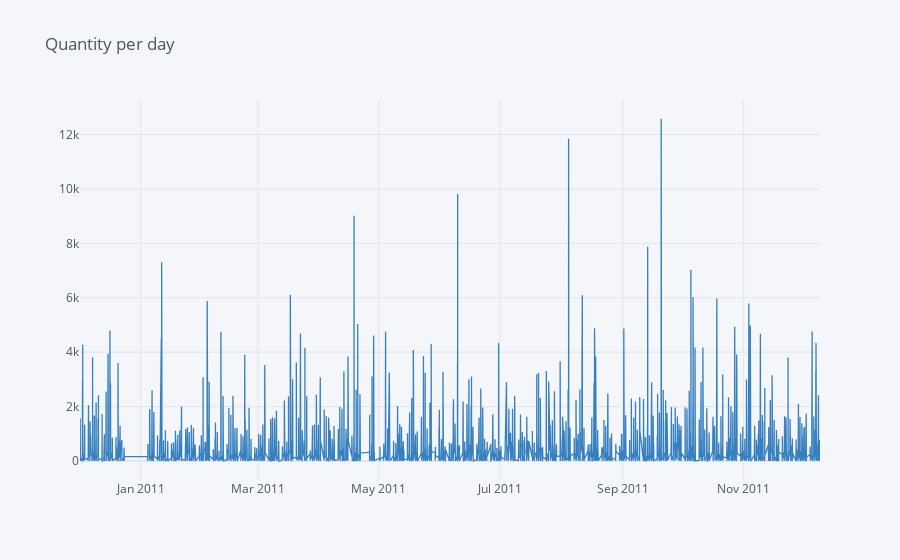

Notebook code cell kept with this figure:
### Code cell
data.iplot(kind='line', title='Quantity per day', color='blue')

### Figure 1 — Plotly figure (JSON) as saved in the notebook; plotly's stock layout.template omitted (floating-point values rounded to 4 significant figures; data arrays with more than 128 entries replaced by an {"elided": "..."} marker saying what was removed)
{"data": [{"line": {"color": "rgba(55, 128, 191, 1.0)", "dash": "solid", "shape": "linear", "width": 1.3}, "mode": "lines", "name": "Quantity", "text": "", "type": "scatter", "x": {"elided": "15553 str values"}, "y": {"elided": "15553 int values"}}], "layout": {"legend": {"bgcolor": "#F5F6F9", "font": {"color": "#4D5663"}}, "paper_bgcolor": "#F5F6F9", "plot_bgcolor": "#F5F6F9", "title": {"font": {"color": "#4D5663"}, "text": "Quantity per day"}, "xaxis": {"gridcolor": "#E1E5ED", "showgrid": true, "tickfont": {"color": "#4D5663"}, "title": {"font": {"color": "#4D5663"}, "text": ""}, "zerolinecolor": "#E1E5ED"}, "yaxis": {"gridcolor": "#E1E5ED", "showgrid": true, "tickfont": {"color": "#4D5663"}, "title": {"font": {"color": "#4D5663"}, "text": ""}, "zerolinecolor": "#E1E5ED"}}}
